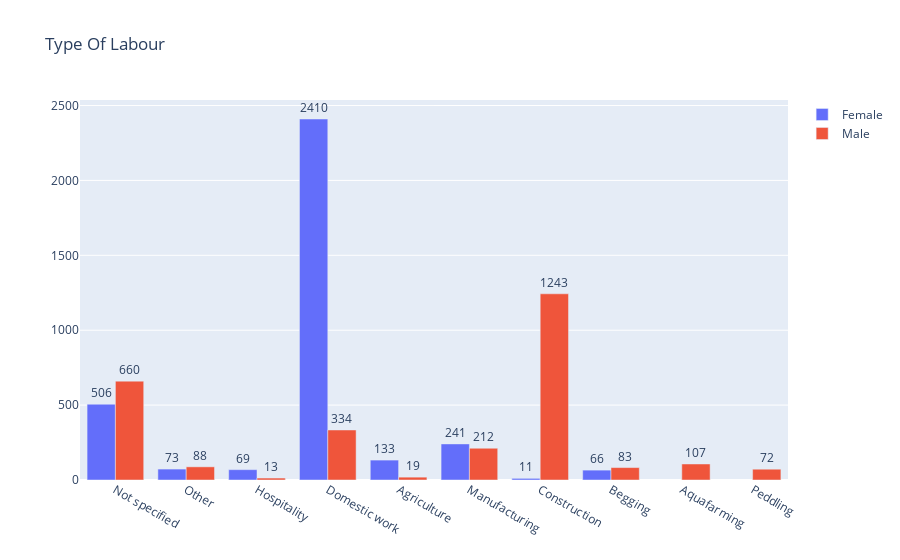

Notebook source saved alongside this figure:
### Code cell
fig = go.Figure(data=[
    go.Bar(name='Female', x=data_female.index, y=data_female),
    go.Bar(name='Male', x=data_male.index, y=data_male)
])
fig.update_traces(texttemplate='%{value}', textposition='outside')
fig.update_layout(title_text='Type Of Labour')
fig.show()

### Figure 1 — Plotly figure (JSON) as saved in the notebook; plotly's stock layout.template omitted (floating-point values rounded to 4 significant figures)
{"data": [{"name": "Female", "textposition": "outside", "texttemplate": "%{value}", "type": "bar", "x": ["Not specified", "Other", "Hospitality", "Domestic work", "Agriculture", "Manufacturing", "Construction", "Begging"], "y": [506, 73, 69, 2410, 133, 241, 11, 66]}, {"name": "Male", "textposition": "outside", "texttemplate": "%{value}", "type": "bar", "x": ["Not specified", "Other", "Begging", "Construction", "Domestic work", "Hospitality", "Aquafarming", "Manufacturing", "Peddling", "Agriculture"], "y": [660, 88, 83, 1243, 334, 13, 107, 212, 72, 19]}], "layout": {"title": {"text": "Type Of Labour"}}}
